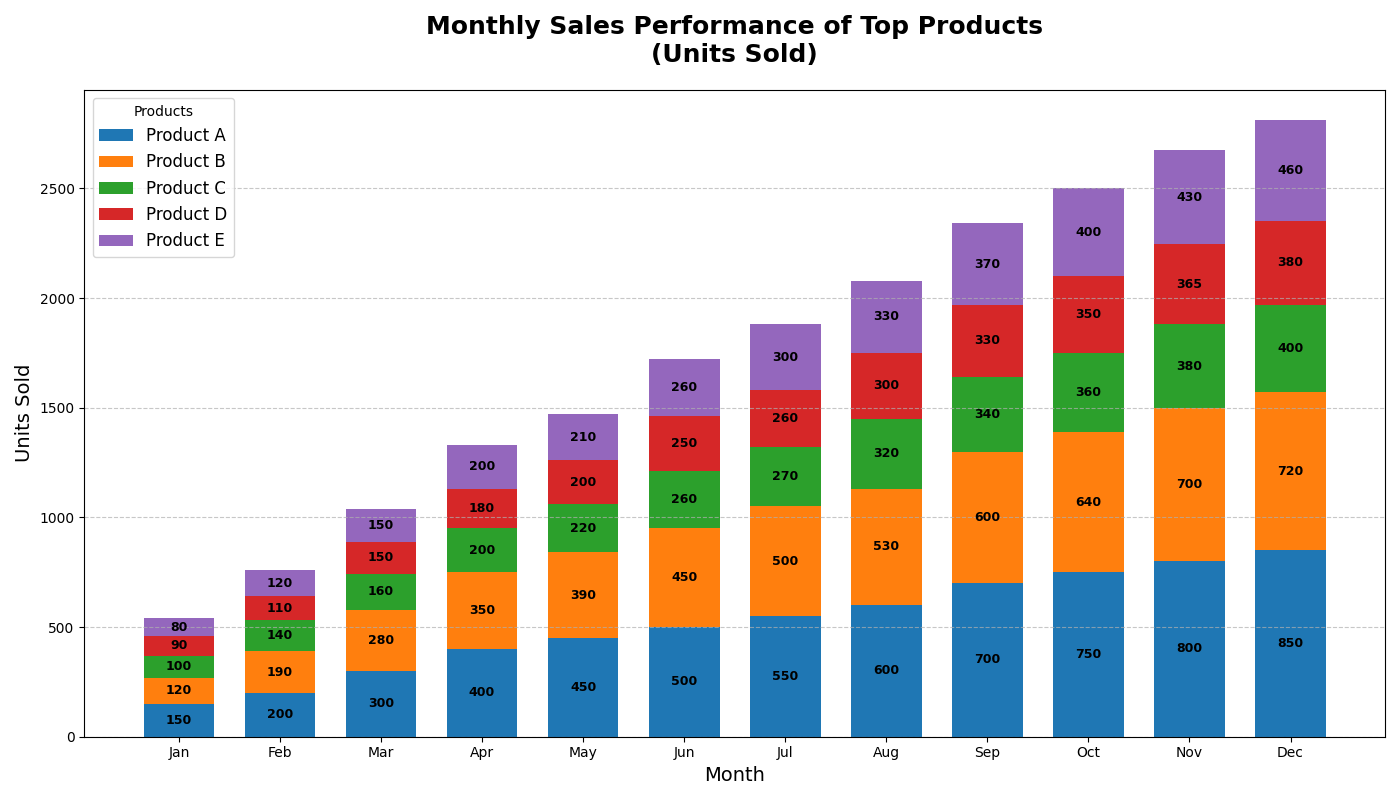

This chart was generated by the following Python code:
import matplotlib.pyplot as plt
import numpy as np

# Define the products and months
products = ['Product A', 'Product B', 'Product C', 'Product D', 'Product E']
months = ['Jan', 'Feb', 'Mar', 'Apr', 'May', 'Jun', 'Jul', 'Aug', 'Sep', 'Oct', 'Nov', 'Dec']

# Sales data for the 5 products over 12 months (in units sold)
product_sales = np.array([
    [150, 200, 300, 400, 450, 500, 550, 600, 700, 750, 800, 850],  # Product A
    [120, 190, 280, 350, 390, 450, 500, 530, 600, 640, 700, 720],  # Product B
    [100, 140, 160, 200, 220, 260, 270, 320, 340, 360, 380, 400],  # Product C
    [90, 110, 150, 180, 200, 250, 260, 300, 330, 350, 365, 380],   # Product D
    [80, 120, 150, 200, 210, 260, 300, 330, 370, 400, 430, 460]    # Product E
])

# Calculate cumulative sales totals for stacked bar chart
cumulative_sales = np.cumsum(product_sales, axis=0)

# Initialize figure
fig, ax = plt.subplots(figsize=(14, 8))

# Define the bar width
bar_width = 0.7
index = np.arange(len(months))

# Plot each product's sales in a stacked bar format with new colors
new_colors = ['#1f77b4', '#ff7f0e', '#2ca02c', '#d62728', '#9467bd']

bars = []
for i, product in enumerate(products):
    if i == 0:
        bars.append(ax.bar(index, product_sales[i], bar_width, color=new_colors[i], label=product))
    else:
        bars.append(ax.bar(index, product_sales[i], bar_width, bottom=cumulative_sales[i-1], color=new_colors[i], label=product))

# Customizing the plot
ax.set_title('Monthly Sales Performance of Top Products\n(Units Sold)', fontsize=18, fontweight='bold', pad=20)
ax.set_xlabel('Month', fontsize=14)
ax.set_ylabel('Units Sold', fontsize=14)
ax.set_xticks(index)
ax.set_xticklabels(months)
ax.legend(loc='upper left', fontsize=12, title='Products', frameon=True)

# Adding annotations to bars
for bar_list in bars:
    for bar in bar_list:
        height = bar.get_height()
        if height > 0:
            ax.annotate(f'{int(height)}',
                        xy=(bar.get_x() + bar.get_width() / 2, bar.get_y() + height / 2),
                        xytext=(0, 0),
                        textcoords="offset points",
                        ha='center', va='center',
                        fontsize=9, color='black', fontweight='bold')

# Add a horizontal grid to improve readability
ax.yaxis.grid(True, linestyle='--', alpha=0.7)

# Automatically adjust subplot params for better layout
plt.tight_layout()

# Show plot
plt.show()
